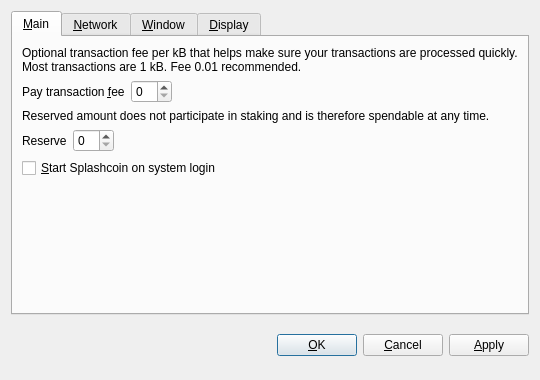
<?xml version="1.0" encoding="UTF-8"?>
<ui version="4.0">
 <class>OptionsDialog</class>
 <widget class="QDialog" name="OptionsDialog">
  <property name="geometry">
   <rect>
    <x>0</x>
    <y>0</y>
    <width>540</width>
    <height>380</height>
   </rect>
  </property>
  <property name="windowTitle">
   <string>Options</string>
  </property>
  <property name="modal">
   <bool>true</bool>
  </property>
  <layout class="QVBoxLayout" name="verticalLayout">
   <item>
    <widget class="QTabWidget" name="tabWidget">
     <property name="tabPosition">
      <enum>QTabWidget::North</enum>
     </property>
     <property name="currentIndex">
      <number>0</number>
     </property>
     <widget class="QWidget" name="tabMain">
      <attribute name="title">
       <string>&amp;Main</string>
      </attribute>
      <layout class="QVBoxLayout" name="verticalLayout_Main">
       <item>
        <widget class="QLabel" name="transactionFeeInfoLabel">
         <property name="text">
          <string>Optional transaction fee per kB that helps make sure your transactions are processed quickly. Most transactions are 1 kB. Fee 0.01 recommended.</string>
         </property>
         <property name="textFormat">
          <enum>Qt::PlainText</enum>
         </property>
         <property name="wordWrap">
          <bool>true</bool>
         </property>
        </widget>
       </item>
       <item>
        <layout class="QHBoxLayout" name="horizontalLayoutFee">
         <item>
          <widget class="QLabel" name="transactionFeeLabel">
           <property name="text">
            <string>Pay transaction &amp;fee</string>
           </property>
           <property name="textFormat">
            <enum>Qt::PlainText</enum>
           </property>
           <property name="buddy">
            <cstring>transactionFee</cstring>
           </property>
          </widget>
         </item>
         <item>
          <widget class="BitcoinAmountField" name="transactionFee"/>
         </item>
         <item>
          <spacer name="horizontalSpacerFee">
           <property name="orientation">
            <enum>Qt::Horizontal</enum>
           </property>
           <property name="sizeHint" stdset="0">
            <size>
             <width>40</width>
             <height>20</height>
            </size>
           </property>
          </spacer>
         </item>
        </layout>
       </item>
       <item>
        <widget class="QLabel" name="reserveBalanceInfoLabel">
         <property name="text">
          <string>Reserved amount does not participate in staking and is therefore spendable at any time.</string>
         </property>
         <property name="textFormat">
          <enum>Qt::PlainText</enum>
         </property>
         <property name="wordWrap">
          <bool>true</bool>
         </property>
        </widget>
       </item>
       <item>
        <layout class="QHBoxLayout" name="horizontalLayoutReserveBalance">
         <item>
          <widget class="QLabel" name="reserveBalanceLabel">
           <property name="text">
            <string>Reserve</string>
           </property>
           <property name="textFormat">
            <enum>Qt::PlainText</enum>
           </property>
           <property name="buddy">
            <cstring>reserveBalance</cstring>
           </property>
          </widget>
         </item>
         <item>
          <widget class="BitcoinAmountField" name="reserveBalance"/>
         </item>
         <item>
          <spacer name="horizontalSpacerReserveBalance">
           <property name="orientation">
            <enum>Qt::Horizontal</enum>
           </property>
           <property name="sizeHint" stdset="0">
            <size>
             <width>40</width>
             <height>20</height>
            </size>
           </property>
          </spacer>
         </item>
        </layout>
       </item>
       <item>
        <widget class="QCheckBox" name="bitcoinAtStartup">
         <property name="toolTip">
          <string>Automatically start Splashcoin after logging in to the system.</string>
         </property>
         <property name="text">
          <string>&amp;Start Splashcoin on system login</string>
         </property>
        </widget>
       </item>
       <item>
        <spacer name="verticalSpacer_Main">
         <property name="orientation">
          <enum>Qt::Vertical</enum>
         </property>
         <property name="sizeHint" stdset="0">
          <size>
           <width>20</width>
           <height>40</height>
          </size>
         </property>
        </spacer>
       </item>
      </layout>
     </widget>
     <widget class="QWidget" name="tabNetwork">
      <attribute name="title">
       <string>&amp;Network</string>
      </attribute>
      <layout class="QVBoxLayout" name="verticalLayout_Network">
       <item>
        <widget class="QCheckBox" name="mapPortUpnp">
         <property name="toolTip">
          <string>Automatically open the Splashcoin client port on the router. This only works when your router supports UPnP and it is enabled.</string>
         </property>
         <property name="text">
          <string>Map port using &amp;UPnP</string>
         </property>
        </widget>
       </item>
       <item>
        <widget class="QCheckBox" name="connectSocks">
         <property name="toolTip">
          <string>Connect to the Splashcoin network through a SOCKS proxy (e.g. when connecting through Tor).</string>
         </property>
         <property name="text">
          <string>&amp;Connect through SOCKS proxy:</string>
         </property>
        </widget>
       </item>
       <item>
        <layout class="QHBoxLayout" name="horizontalLayout_Network">
         <item>
          <widget class="QLabel" name="proxyIpLabel">
           <property name="text">
            <string>Proxy &amp;IP:</string>
           </property>
           <property name="textFormat">
            <enum>Qt::PlainText</enum>
           </property>
           <property name="buddy">
            <cstring>proxyIp</cstring>
           </property>
          </widget>
         </item>
         <item>
          <widget class="QValidatedLineEdit" name="proxyIp">
           <property name="maximumSize">
            <size>
             <width>140</width>
             <height>16777215</height>
            </size>
           </property>
           <property name="toolTip">
            <string>IP address of the proxy (e.g. 127.0.0.1)</string>
           </property>
          </widget>
         </item>
         <item>
          <widget class="QLabel" name="proxyPortLabel">
           <property name="text">
            <string>&amp;Port:</string>
           </property>
           <property name="textFormat">
            <enum>Qt::PlainText</enum>
           </property>
           <property name="buddy">
            <cstring>proxyPort</cstring>
           </property>
          </widget>
         </item>
         <item>
          <widget class="QLineEdit" name="proxyPort">
           <property name="maximumSize">
            <size>
             <width>55</width>
             <height>16777215</height>
            </size>
           </property>
           <property name="toolTip">
            <string>Port of the proxy (e.g. 9050)</string>
           </property>
          </widget>
         </item>
         <item>
          <widget class="QLabel" name="socksVersionLabel">
           <property name="text">
            <string>SOCKS &amp;Version:</string>
           </property>
           <property name="textFormat">
            <enum>Qt::PlainText</enum>
           </property>
           <property name="buddy">
            <cstring>socksVersion</cstring>
           </property>
          </widget>
         </item>
         <item>
          <widget class="QValueComboBox" name="socksVersion">
           <property name="toolTip">
            <string>SOCKS version of the proxy (e.g. 5)</string>
           </property>
          </widget>
         </item>
         <item>
          <spacer name="horizontalSpacer_Network">
           <property name="orientation">
            <enum>Qt::Horizontal</enum>
           </property>
           <property name="sizeHint" stdset="0">
            <size>
             <width>40</width>
             <height>20</height>
            </size>
           </property>
          </spacer>
         </item>
        </layout>
       </item>
       <item>
        <spacer name="verticalSpacer_Network">
         <property name="orientation">
          <enum>Qt::Vertical</enum>
         </property>
         <property name="sizeHint" stdset="0">
          <size>
           <width>20</width>
           <height>40</height>
          </size>
         </property>
        </spacer>
       </item>
      </layout>
     </widget>
     <widget class="QWidget" name="tabWindow">
      <attribute name="title">
       <string>&amp;Window</string>
      </attribute>
      <layout class="QVBoxLayout" name="verticalLayout_Window">
       <item>
        <widget class="QCheckBox" name="minimizeToTray">
         <property name="toolTip">
          <string>Show only a tray icon after minimizing the window.</string>
         </property>
         <property name="text">
          <string>&amp;Minimize to the tray instead of the taskbar</string>
         </property>
        </widget>
       </item>
       <item>
        <widget class="QCheckBox" name="minimizeOnClose">
         <property name="toolTip">
          <string>Minimize instead of exit the application when the window is closed. When this option is enabled, the application will be closed only after selecting Quit in the menu.</string>
         </property>
         <property name="text">
          <string>M&amp;inimize on close</string>
         </property>
        </widget>
       </item>
       <item>
        <spacer name="verticalSpacer_Window">
         <property name="orientation">
          <enum>Qt::Vertical</enum>
         </property>
         <property name="sizeHint" stdset="0">
          <size>
           <width>20</width>
           <height>40</height>
          </size>
         </property>
        </spacer>
       </item>
      </layout>
     </widget>
     <widget class="QWidget" name="tabDisplay">
      <attribute name="title">
       <string>&amp;Display</string>
      </attribute>
      <layout class="QVBoxLayout" name="verticalLayout_Display">
       <item>
        <layout class="QHBoxLayout" name="horizontalLayout_1_Display">
         <item>
          <widget class="QLabel" name="langLabel">
           <property name="text">
            <string>User Interface &amp;language:</string>
           </property>
           <property name="textFormat">
            <enum>Qt::PlainText</enum>
           </property>
           <property name="buddy">
            <cstring>lang</cstring>
           </property>
          </widget>
         </item>
         <item>
          <widget class="QValueComboBox" name="lang">
           <property name="toolTip">
            <string>The user interface language can be set here. This setting will take effect after restarting Splashcoin.</string>
           </property>
          </widget>
         </item>
        </layout>
       </item>
       <item>
        <layout class="QHBoxLayout" name="horizontalLayout_2_Display">
         <item>
          <widget class="QLabel" name="unitLabel">
           <property name="text">
            <string>&amp;Unit to show amounts in:</string>
           </property>
           <property name="textFormat">
            <enum>Qt::PlainText</enum>
           </property>
           <property name="buddy">
            <cstring>unit</cstring>
           </property>
          </widget>
         </item>
         <item>
          <widget class="QValueComboBox" name="unit">
           <property name="toolTip">
            <string>Choose the default subdivision unit to show in the interface and when sending coins.</string>
           </property>
          </widget>
         </item>
        </layout>
       </item>
       <item>
        <widget class="QCheckBox" name="displayAddresses">
         <property name="toolTip">
          <string>Whether to show Splashcoin addresses in the transaction list or not.</string>
         </property>
         <property name="text">
          <string>&amp;Display addresses in transaction list</string>
         </property>
        </widget>
       </item>
       <item>
        <widget class="QCheckBox" name="coinControlFeatures">
         <property name="toolTip">
          <string>Whether to show coin control features or not.</string>
         </property>
         <property name="text">
          <string>Display coin &amp;control features (experts only!)</string>
         </property>
        </widget>
       </item>
       <item>
        <spacer name="verticalSpacer_Display">
         <property name="orientation">
          <enum>Qt::Vertical</enum>
         </property>
         <property name="sizeHint" stdset="0">
          <size>
           <width>20</width>
           <height>40</height>
          </size>
         </property>
        </spacer>
       </item>
      </layout>
     </widget>
    </widget>
   </item>
   <item>
    <layout class="QHBoxLayout" name="horizontalLayout_Buttons">
     <item>
      <spacer name="horizontalSpacer_1">
       <property name="orientation">
        <enum>Qt::Horizontal</enum>
       </property>
       <property name="sizeHint" stdset="0">
        <size>
         <width>40</width>
         <height>48</height>
        </size>
       </property>
      </spacer>
     </item>
     <item>
      <widget class="QLabel" name="statusLabel">
       <property name="font">
        <font>
         <weight>75</weight>
         <bold>true</bold>
        </font>
       </property>
       <property name="text">
        <string/>
       </property>
       <property name="textFormat">
        <enum>Qt::PlainText</enum>
       </property>
       <property name="wordWrap">
        <bool>true</bool>
       </property>
      </widget>
     </item>
     <item>
      <spacer name="horizontalSpacer_2">
       <property name="orientation">
        <enum>Qt::Horizontal</enum>
       </property>
       <property name="sizeHint" stdset="0">
        <size>
         <width>40</width>
         <height>48</height>
        </size>
       </property>
      </spacer>
     </item>
     <item>
      <widget class="QPushButton" name="okButton">
       <property name="text">
        <string>&amp;OK</string>
       </property>
      </widget>
     </item>
     <item>
      <widget class="QPushButton" name="cancelButton">
       <property name="text">
        <string>&amp;Cancel</string>
       </property>
       <property name="autoDefault">
        <bool>false</bool>
       </property>
      </widget>
     </item>
     <item>
      <widget class="QPushButton" name="applyButton">
       <property name="text">
        <string>&amp;Apply</string>
       </property>
       <property name="autoDefault">
        <bool>false</bool>
       </property>
      </widget>
     </item>
    </layout>
   </item>
  </layout>
 </widget>
 <customwidgets>
  <customwidget>
   <class>BitcoinAmountField</class>
   <extends>QSpinBox</extends>
   <header>bitcoinamountfield.h</header>
  </customwidget>
  <customwidget>
   <class>QValueComboBox</class>
   <extends>QComboBox</extends>
   <header>qvaluecombobox.h</header>
  </customwidget>
  <customwidget>
   <class>QValidatedLineEdit</class>
   <extends>QLineEdit</extends>
   <header>qvalidatedlineedit.h</header>
  </customwidget>
 </customwidgets>
 <resources/>
 <connections/>
</ui>
